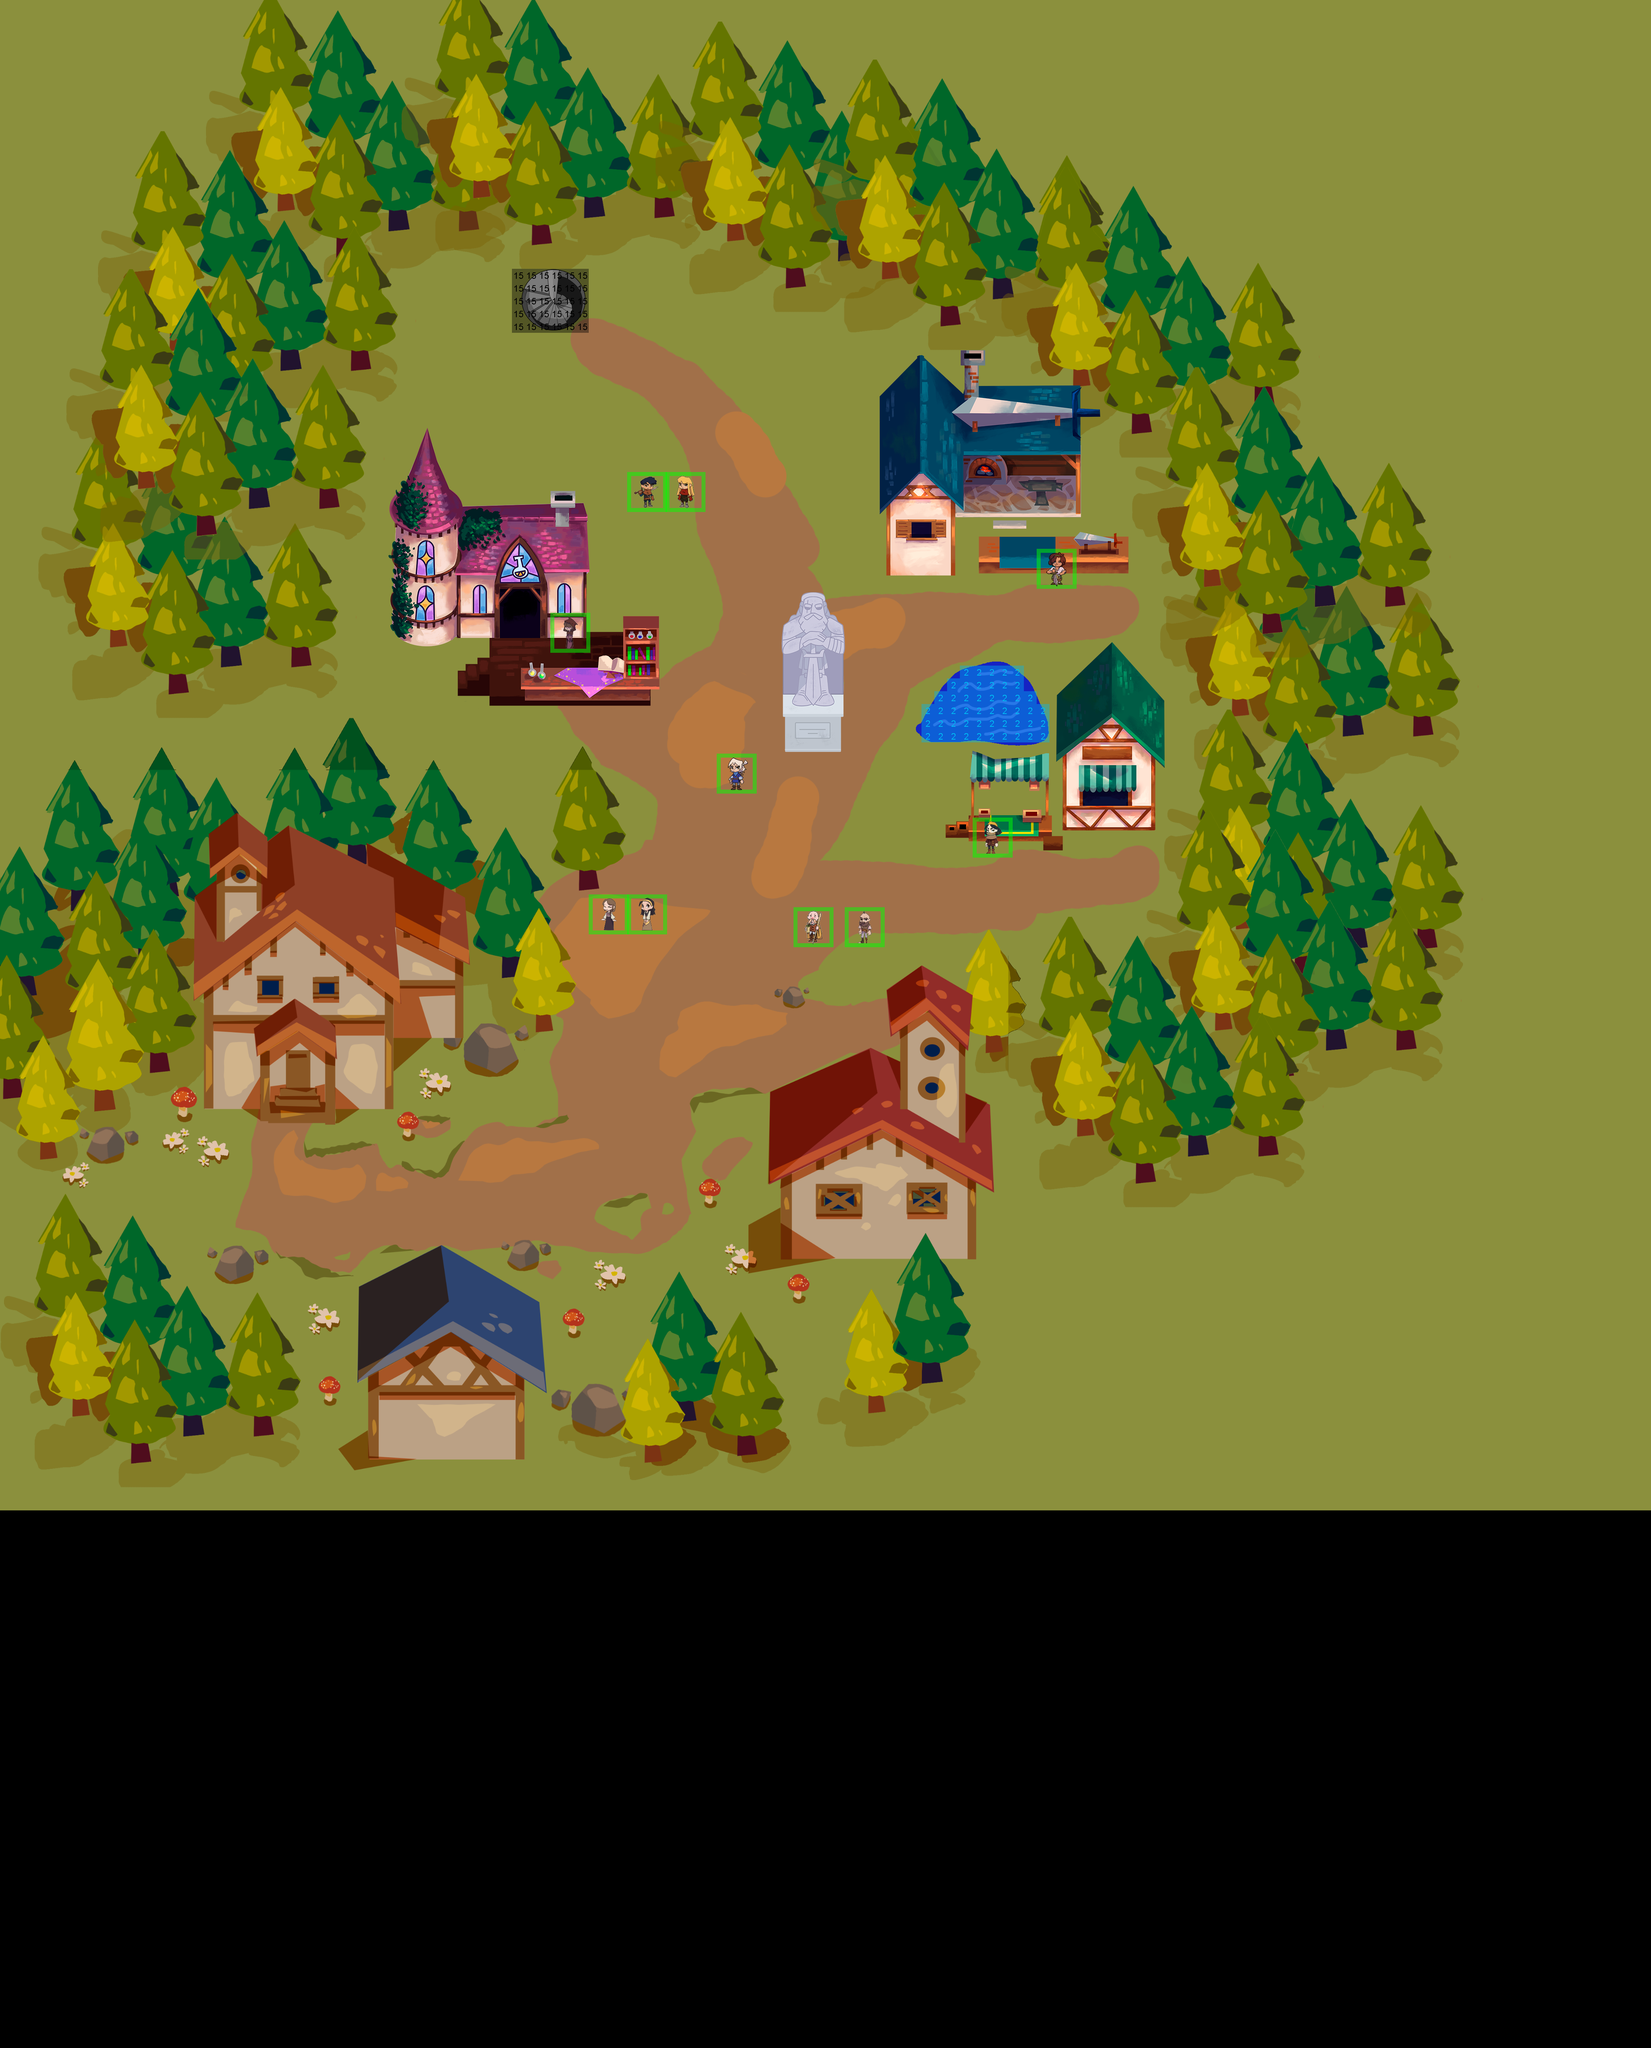

A level layout from a 2D game, rendered from its tile map. Below: a short description, then the map file with tile-grid data replaced by summaries:
An orthogonal 129x160 tile map with 32x32 px tiles, 5 tile layers (Map, Collisions, TPLayers, Entities, ...), 4 tilesets and 7 objects.

<map version="1.10" tiledversion="1.10.2" orientation="orthogonal" renderorder="right-down" width="129" height="160" tilewidth="32" tileheight="32" infinite="0" nextlayerid="14" nextobjectid="70">
 <tileset firstgid="1" name="Colisiones" tilewidth="32" tileheight="32" tilecount="16" columns="4">
  <image source="../../Textures/Mapas/Metadatos/Collisions_32x32.png" width="128" height="128" />
 </tileset>
 <tileset firstgid="17" name="Entities" tilewidth="100" tileheight="100" tilecount="100" columns="10">
  <image source="../../Textures/Mapas/Metadatos/Entities.png" width="1000" height="1000" />
 </tileset>
 <tileset firstgid="117" name="TPMeta" tilewidth="32" tileheight="32" tilecount="72" columns="12">
  <image source="../../Textures/Mapas/Metadatos/TPMeta.png" width="384" height="192" />
 </tileset>
 <tileset firstgid="189" name="Pueblo" tilewidth="32" tileheight="32" tilecount="15222" columns="129">
  <image source="../../Textures/Mapas/Pueblo/Pueblo.png" width="4135" height="3791" />
 </tileset>
 <layer id="1" name="Map" width="129" height="160">
  <properties>
   <property name="Draw" type="bool" value="true" />
  </properties>
  <data>[20640 cells, 15222 non-empty, 15222 distinct tile ids]</data>
 </layer>
 <layer id="5" name="Collisions" width="129" height="160">
  <properties>
   <property name="Draw" type="bool" value="false" />
  </properties>
  <data>[20640 cells, 79 non-empty, 2 distinct tile ids]</data>
 </layer>
 <layer id="13" name="TPLayers" width="129" height="160">
  <properties>
   <property name="Draw" type="bool" value="true" />
  </properties>
  <data>[20640 cells, 0 non-empty, 0 distinct tile ids]</data>
 </layer>
 <layer id="8" name="Entities" width="129" height="160">
  <properties>
   <property name="Draw" type="bool" value="false" />
   <property name="Front" type="bool" value="false" />
  </properties>
  <data>[20640 cells, 10 non-empty, 10 distinct tile ids]</data>
 </layer>
 <objectgroup color="#ff0000" id="11" name="CollisionWalls">
  <object id="62" x="648.485" y="3172.73">
   <polygon points="-37.3333,0 978.788,-30.303 1218.18,-33.3333 1257.58,-236.364 1257.58,-454.545 1533.33,-569.697 1545.45,-724.242 1727.27,-793.939 2100,-878.788 2257.58,-900 2300,-1039.39 2357.58,-1330.3 2360.61,-1530.3 2296.97,-1736.36 2154.55,-2115.15 1884.85,-2281.82 1269.7,-2469.7 842.424,-2584.85 475.758,-2518.18 342.424,-2393.94 281.818,-2045.45 206.061,-1745.45 200,-1500 275.758,-1330.3 566.667,-1151.52 645.455,-1093.94 778.788,-1324.24 924.242,-1266.67 939.394,-1051.52 851.515,-984.848 727.273,-924.242 748.485,-860.606 787.879,-700 687.879,-551.515 330.303,-387.879 -6.06061,-378.788 -200,-390.909 -372.727,-339.394 -445.455,-172.727 -39.3939,0 96.9697,336.364 -18.1818,481.818 -518.182,433.333 -615.152,-330.303 -296.97,-1293.94 135.515,-2980.73 2903.52,-2180.73 1879.52,491.273 102.182,340.606" />
  </object>
 </objectgroup>
 <objectgroup color="#c8c8c8" id="12" name="Dialogos">
  <properties>
   <property name="Dialogos" type="bool" value="true" />
  </properties>
  <object id="63" x="2432" y="2048" width="96" height="96">
   <properties>
    <property name="dialogID" type="int" value="1" />
   </properties>
  </object>
  <object id="65" x="1570.73" y="2235.58" width="96" height="96">
   <properties>
    <property name="dialogID" type="int" value="3" />
   </properties>
  </object>
  <object id="66" x="1470.67" y="2239.33" width="96" height="96">
   <properties>
    <property name="dialogID" type="int" value="2" />
   </properties>
  </object>
  <object id="67" x="1564" y="1181" width="96" height="96">
   <properties>
    <property name="dialogID" type="int" value="1" />
   </properties>
  </object>
  <object id="68" x="1664" y="1180" width="96" height="96">
   <properties>
    <property name="dialogID" type="int" value="0" />
   </properties>
  </object>
  <object id="69" x="2594" y="1380" width="96" height="96">
   <properties>
    <property name="dialogID" type="int" value="4" />
   </properties>
  </object>
 </objectgroup>
 <layer id="7" name="Navigation" width="129" height="160">
  <properties>
   <property name="Draw" type="bool" value="false" />
   <property name="Navigation" type="bool" value="true" />
  </properties>
  <data>[20640 cells, 0 non-empty, 0 distinct tile ids]</data>
 </layer>
</map>
